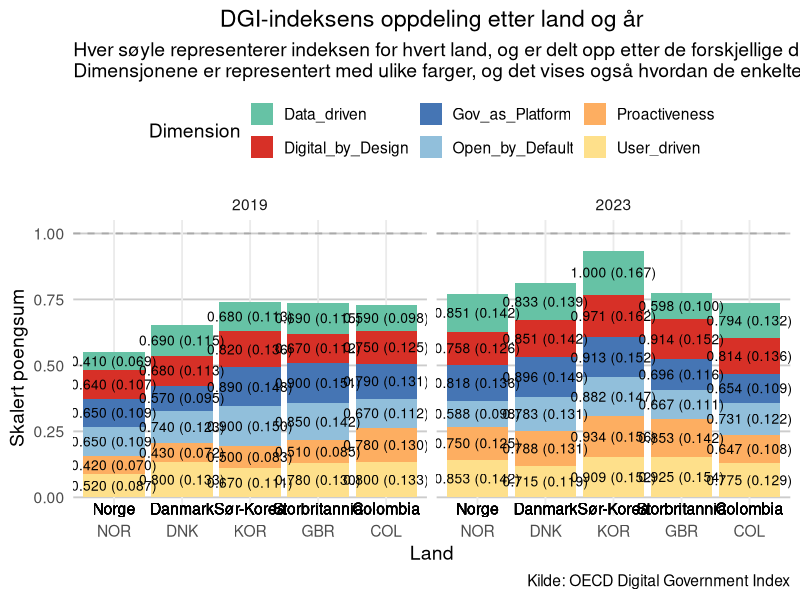

Write R code to recreate this figure.
# Load necessary libraries
library(tidyverse)

#Character standard
Sys.setlocale("LC_CTYPE", "Norwegian_Norway.UTF-8")

# Read the 2019 and 2023 data for Norway, Denmark, UK, SK, and Colombia
countries <- c("NOR", "DNK", "GBR", "KOR", "COL")
data_2019 <- read_csv("OECD_DGI_Full_2019.csv") %>%
  filter(Country %in% countries)  # Filter for selected countries

data_2023 <- read_csv("OECD_DGI_2023_Full.csv") %>%
  filter(Country %in% countries)  # Filter for selected countries

# Manually reshape the 2019 data into long format with Country included
reshape_data <- function(data, year) {
  data_long <- data.frame(
    Dimension = c("Digital_by_Design", "Gov_as_Platform", "Open_by_Default", 
                  "Data_driven", "User_driven", "Proactiveness"),
    Score = c(data$Digital_by_Design_2019, 
              data$Gov_as_Platform_2019,
              data$Open_by_Default_2019, 
              data$Data_driven_2019, 
              data$User_driven_2019, 
              data$Proactiveness_2019),
    Country = data$Country  # Make sure to keep Country in the reshaped data
  )
  mutate(data_long, Year = year, DGI_Score = data$Composite_2019)
}

# Reshape for each country
norway_2019_long <- reshape_data(data_2019 %>% filter(Country == "NOR"), "2019")
denmark_2019_long <- reshape_data(data_2019 %>% filter(Country == "DNK"), "2019")
uk_2019_long <- reshape_data(data_2019 %>% filter(Country == "GBR"), "2019")
sk_2019_long <- reshape_data(data_2019 %>% filter(Country == "KOR"), "2019")
colombia_2019_long <- reshape_data(data_2019 %>% filter(Country == "COL"), "2019")

# Manually reshape the 2023 data into long format for all countries with Country included
reshape_data_2023 <- function(data, year) {
  data_long <- data.frame(
    Dimension = c("Digital_by_Design", "Gov_as_Platform", "Open_by_Default", 
                  "Data_driven", "User_driven", "Proactiveness"),
    Score = c(data$Digital_by_Design_2023, 
              data$Gov_as_Platform_2023,
              data$Open_by_Default_2023, 
              data$Data_driven_2023, 
              data$User_driven_2023, 
              data$Proactiveness_2023),
    Country = data$Country  # Ensure Country column is retained
  )
  mutate(data_long, Year = year, DGI_Score = data$Composite_2023)
}

# Reshape for each country
norway_2023_long <- reshape_data_2023(data_2023 %>% filter(Country == "NOR"), "2023")
denmark_2023_long <- reshape_data_2023(data_2023 %>% filter(Country == "DNK"), "2023")
uk_2023_long <- reshape_data_2023(data_2023 %>% filter(Country == "GBR"), "2023")
sk_2023_long <- reshape_data_2023(data_2023 %>% filter(Country == "KOR"), "2023")
colombia_2023_long <- reshape_data_2023(data_2023 %>% filter(Country == "COL"), "2023")

# Combine all the reshaped data into one dataset
combined_data <- bind_rows(
  norway_2019_long, denmark_2019_long, uk_2019_long, sk_2019_long, colombia_2019_long,
  norway_2023_long, denmark_2023_long, uk_2023_long, sk_2023_long, colombia_2023_long
)

# Calculate the total sum of the dimension scores for each year and normalize
combined_data <- combined_data %>%
  group_by(Year, Country) %>%
  mutate(
    Total_Score = sum(Score),  # Total of dimension scores
    Distribution = Score / Total_Score,  # Calculate the distribution
    Scaled_Score = Distribution * DGI_Score,  # Scale the score to match the DGI score
    Label = sprintf("%.3f (%.1f%%): %.3f", Score, Distribution * 100, Scaled_Score)  # Label with original, proportion, and scaled score
  ) %>%
  ungroup()
# Country names to display below the columns
country_names <- c("NOR" = "Norge", "DNK" = "Danmark", "KOR" = "Sør-Korea", 
                   "GBR" = "Storbritannia", "COL" = "Colombia")

# Set the country order as a factor
combined_data$Country <- factor(combined_data$Country, levels = c("NOR", "DNK", "KOR", "GBR", "COL"))

ggplot(combined_data, aes(x = Country, y = Scaled_Score, fill = Dimension)) +
  geom_bar(stat = "identity", position = "stack") +
  facet_wrap(~ Year, scales = "free_x") +
  scale_fill_manual(values = c(
    "Digital_by_Design" = "#d73027", 
    "Gov_as_Platform" = "#4575b4", 
    "Open_by_Default" = "#91bfdb",
    "Data_driven" = "#66c2a5", 
    "User_driven" = "#fee08b",
    "Proactiveness" = "#fdae61"
  )) +
  labs(
    title = "DGI-indeksens oppdeling etter land og år",
    subtitle = "Hver søyle representerer indeksen for hvert land, og er delt opp etter de forskjellige dimensjonene i DGI-indeksen.\nDimensjonene er representert med ulike farger, og det vises også hvordan de enkelte dimensjonene bidrar til det totale indekspoengsummen.",
    x = "Land",
    y = "Skalert poengsum",
    caption = "Kilde: OECD Digital Government Index"
  ) +
  theme_minimal(base_size = 14) +
  theme(
    axis.text.x = element_text(angle = 0, hjust = 0.5),
    panel.grid.major.y = element_line(color = "grey80"),
    panel.grid.minor = element_blank(),
    legend.position = "top",
    plot.title = element_text(hjust = 0.5)
  ) +
  # One-line label inside bars
  geom_text(aes(label = sprintf("%.3f (%.3f)", Score, Scaled_Score)), 
            position = position_stack(vjust = 0.5), size = 3.5) +
  # Country names below bars
  geom_text(aes(x = Country, y = -0.02, label = country_names[Country]), 
            size = 4, color = "black", vjust = 1) +
  # Add horizontal dashed line at y = 1
  geom_hline(yintercept = 1, linetype = "dashed", color = "darkgray", linewidth = 0.6)
